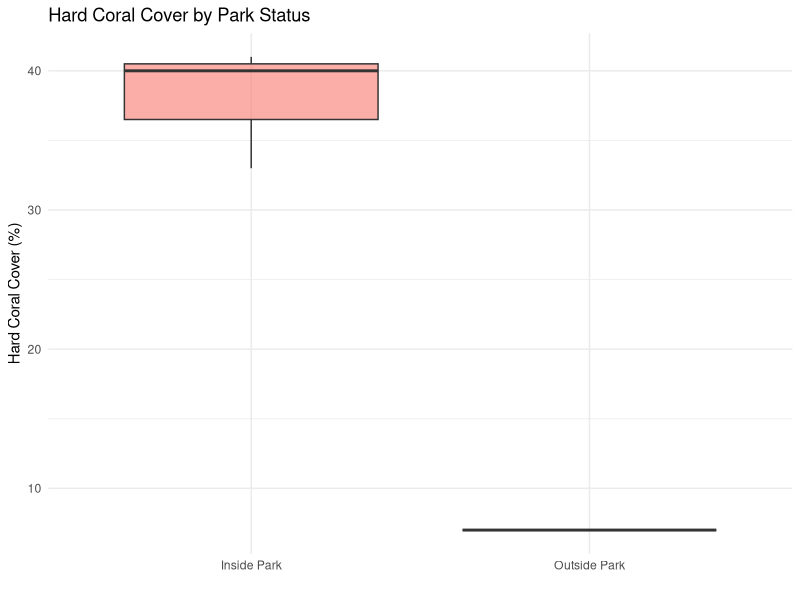
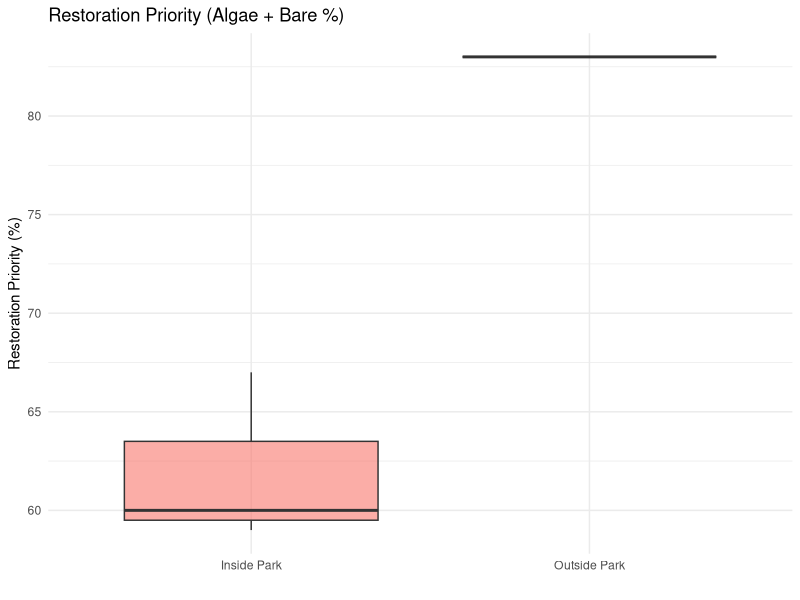
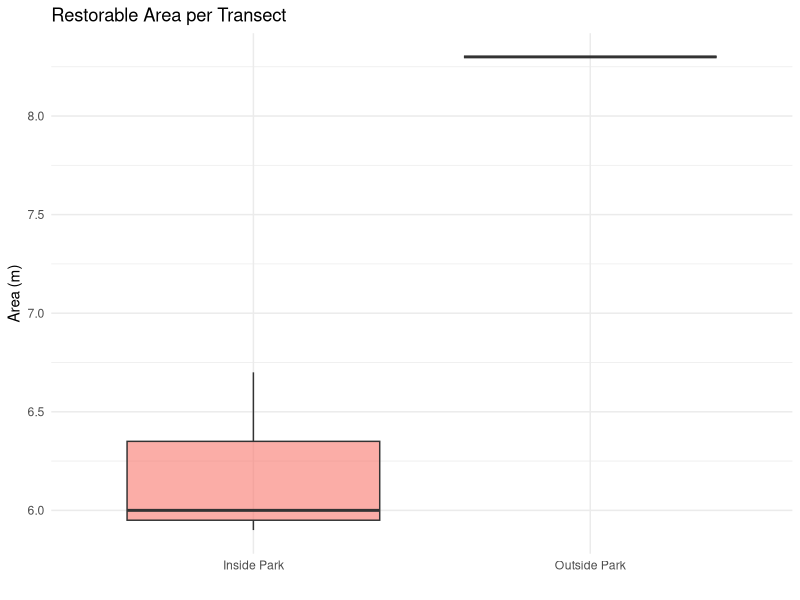

The R source for these figures, in order:
library(dplyr)
library(readr)
library(tidyr)
library(ggplot2)

# Read field data
field <- read_csv("field.csv", col_types = cols(
  Site = col_character(),
  Date = col_date(),
  Observer = col_character(),
  TransectID = col_character(),
  PositionStart_m = col_double(),
  PositionEnd_m = col_double(),
  InterceptLength_m = col_double(),
  SubstrateCode = col_character(),
  SpeciesCode = col_character(),
  InPark = col_logical(),
  Notes = col_character()
))

# Ensure InterceptLength is calculated
field <- field |>
  mutate(
    InterceptLength_m = ifelse(is.na(InterceptLength_m),
                               PositionEnd_m - PositionStart_m,
                               InterceptLength_m)
  )

# Calculate transect lengths
transect_lengths <- field |>
  group_by(Site, TransectID, InPark) |>
  summarize(
    TransectLength_m = max(PositionEnd_m, na.rm = TRUE) - min(PositionStart_m, na.rm = TRUE),
    .groups = "drop"
  )

# Hard coral cover by transect
coral_cover <- field |>
  filter(SubstrateCode == "HC") |>
  group_by(Site, TransectID, InPark) |>
  summarize(HardCoral_m = sum(InterceptLength_m, na.rm = TRUE), .groups = "drop") |>
  left_join(transect_lengths, by = c("Site", "TransectID", "InPark")) |>
  mutate(HardCoral_pct = 100 * HardCoral_m / TransectLength_m) |>
  replace_na(list(HardCoral_m = 0, HardCoral_pct = 0))

# Algae cover by transect (restoration indicator—high algae = priority)
algae_cover <- field |>
  filter(SubstrateCode == "AC") |>
  group_by(Site, TransectID, InPark) |>
  summarize(Algae_m = sum(InterceptLength_m, na.rm = TRUE), .groups = "drop") |>
  left_join(transect_lengths, by = c("Site", "TransectID", "InPark")) |>
  mutate(Algae_pct = 100 * Algae_m / TransectLength_m)

# Bare substrate (sand + rubble—suitable for restoration)
bare_cover <- field |>
  filter(SubstrateCode %in% c("SD", "RU")) |>
  group_by(Site, TransectID, InPark) |>
  summarize(Bare_m = sum(InterceptLength_m, na.rm = TRUE), .groups = "drop") |>
  left_join(transect_lengths, by = c("Site", "TransectID", "InPark")) |>
  mutate(Bare_pct = 100 * Bare_m / TransectLength_m)

# Restoration priority index: combine algae cover + bare substrate
restoration_index <- coral_cover |>
  select(Site, TransectID, InPark, HardCoral_pct) |>
  left_join(algae_cover |> select(Site, TransectID, Algae_pct), 
            by = c("Site", "TransectID")) |>
  left_join(bare_cover |> select(Site, TransectID, Bare_pct), 
            by = c("Site", "TransectID")) |>
  replace_na(list(Algae_pct = 0, Bare_pct = 0)) |>
  mutate(
    RestorationPriority = Algae_pct + Bare_pct,  # Higher = more urgent
    ParkStatus = ifelse(InPark, "Inside Park", "Outside Park")
  )

# Summary by park status
summary_by_park <- restoration_index |>
  group_by(ParkStatus) |>
  summarize(
    n_transects = n(),
    HardCoral_pct_mean = mean(HardCoral_pct, na.rm = TRUE),
    HardCoral_pct_sd = sd(HardCoral_pct, na.rm = TRUE),
    Algae_pct_mean = mean(Algae_pct, na.rm = TRUE),
    Bare_pct_mean = mean(Bare_pct, na.rm = TRUE),
    RestorationPriority_mean = mean(RestorationPriority, na.rm = TRUE),
    .groups = "drop"
  )

# Add transect lengths for area calculation
restoration_index <- restoration_index |>
  left_join(transect_lengths |> select(Site, TransectID, TransectLength_m),
            by = c("Site", "TransectID")) |>
  mutate(
    RestorableArea_m = (Algae_pct + Bare_pct) / 100 * TransectLength_m
  )

# Summary by park - total restorable area
summary_area <- restoration_index |>
  group_by(ParkStatus) |>
  summarize(
    TotalRestorableArea_m = sum(RestorableArea_m, na.rm = TRUE),
    MeanRestorableArea_per_transect_m = mean(RestorableArea_m, na.rm = TRUE),
    .groups = "drop"
  )

# Visualization: comparison of key metrics
p1 <- ggplot(restoration_index, aes(x = ParkStatus, y = HardCoral_pct, fill = ParkStatus)) +
  geom_boxplot(alpha = 0.6) +
  labs(title = "Hard Coral Cover by Park Status",
       x = "", y = "Hard Coral Cover (%)") +
  theme_minimal() +
  theme(legend.position = "none")

p2 <- ggplot(restoration_index, aes(x = ParkStatus, y = RestorationPriority, fill = ParkStatus)) +
  geom_boxplot(alpha = 0.6) +
  labs(title = "Restoration Priority (Algae + Bare %)",
       x = "", y = "Restoration Priority (%)") +
  theme_minimal() +
  theme(legend.position = "none")

p3 <- ggplot(restoration_index, aes(x = ParkStatus, y = RestorableArea_m, fill = ParkStatus)) +
  geom_boxplot(alpha = 0.6) +
  labs(title = "Restorable Area per Transect",
       x = "", y = "Area (m)") +
  theme_minimal() +
  theme(legend.position = "none")

# Print key results
list(
  summary_by_park = summary_by_park,
  summary_area = summary_area,
  restoration_index = restoration_index,
  plot_coral = p1,
  plot_priority = p2,
  plot_area = p3
)
